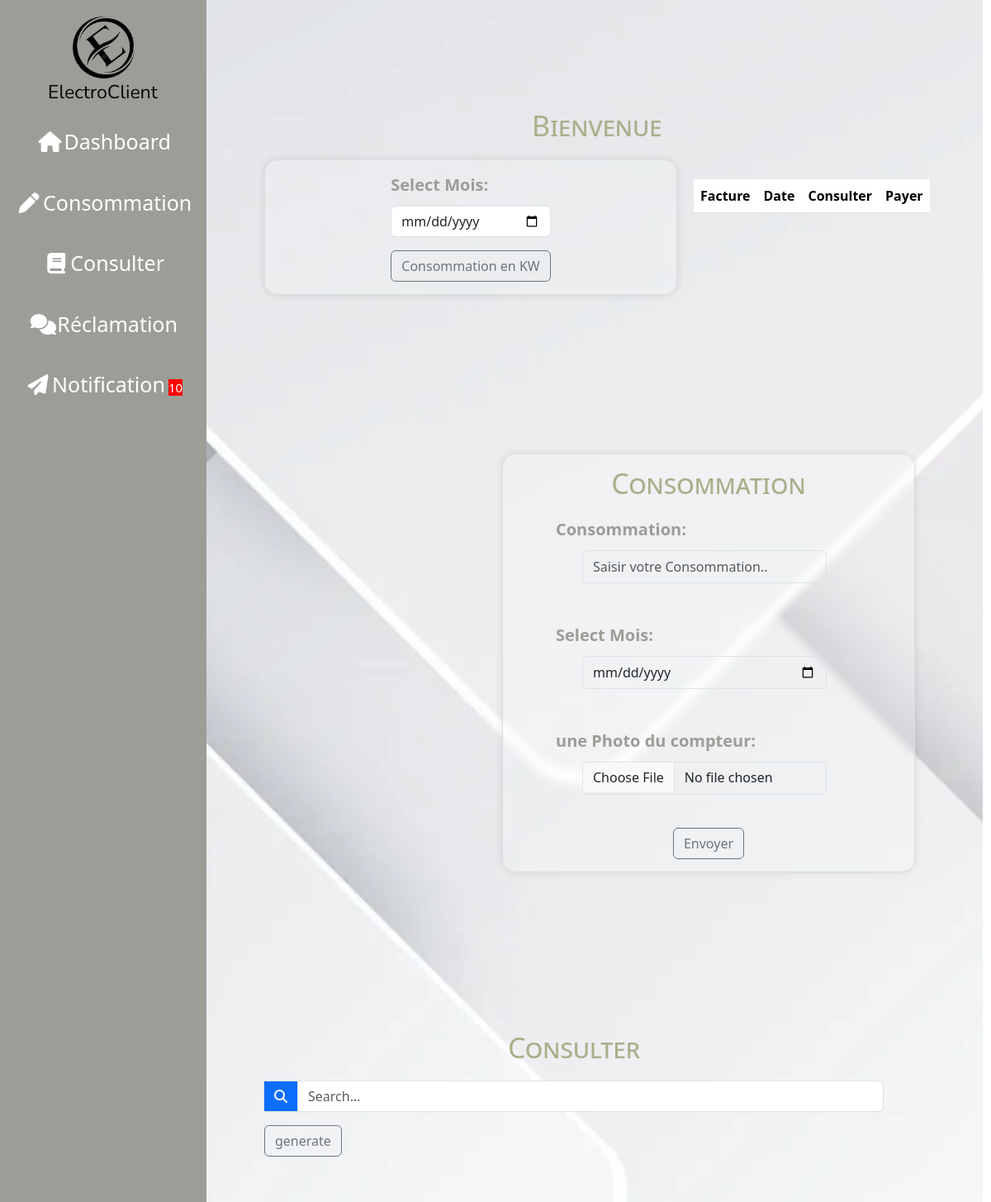
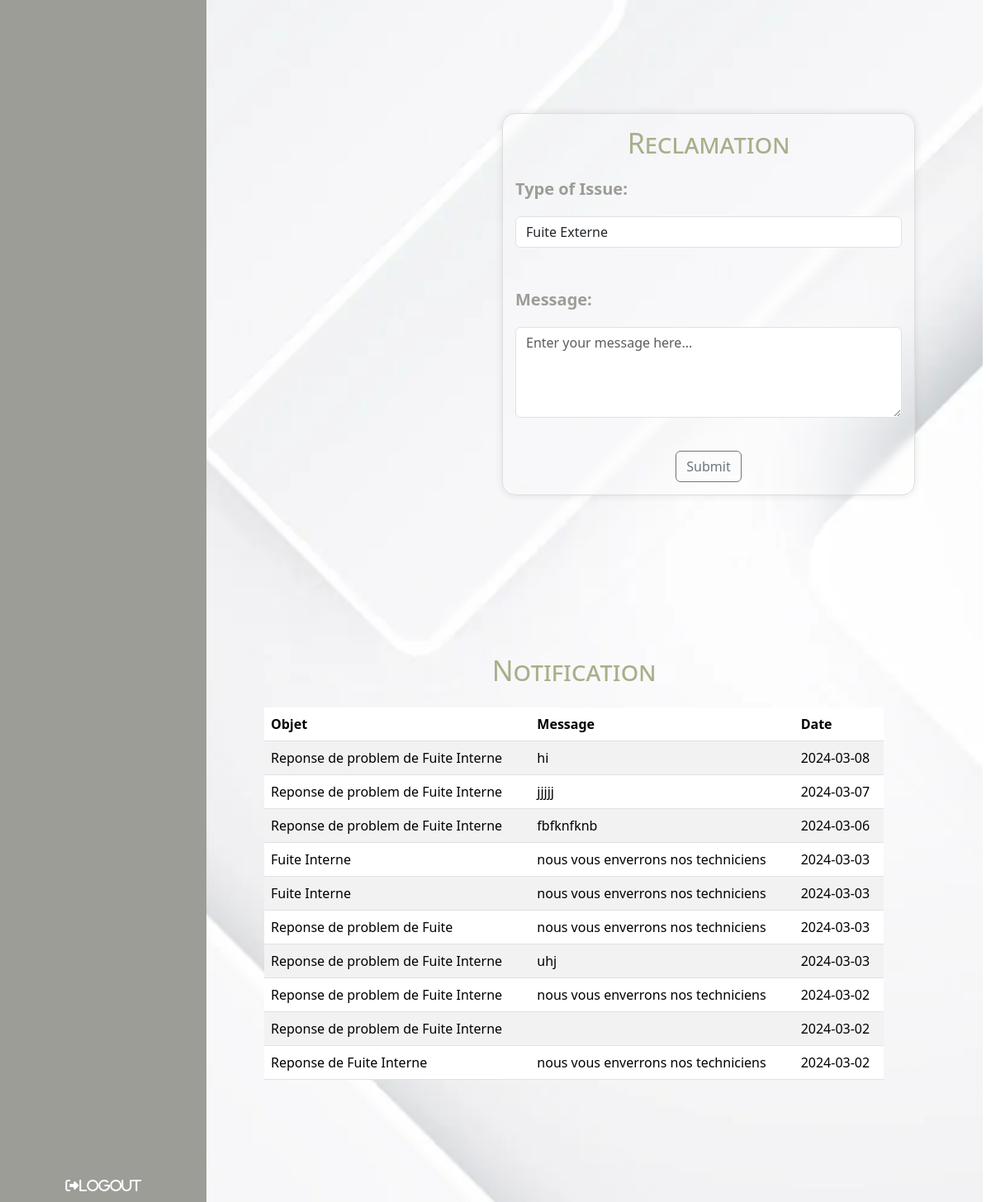
The app's page /clientdash.php?id=1 (signed in) with its own data (2 pictures, top to bottom).
### tables this page shows
CREATE TABLE `notification` (
  `id_no` int(11) NOT NULL,
  `id_client` int(11) NOT NULL,
  `objet` varchar(200) NOT NULL,
  `message` varchar(300) NOT NULL,
  `date_n` date NOT NULL
);

### clientdash.php (the view, shortened to what this page needs)
<!DOCTYPE html>
<html lang="en">
<head>
    <link rel="stylesheet" href="https://cdnjs.cloudflare.com/ajax/libs/font-awesome/6.5.1/css/all.min.css"
 />
    <link href="https://cdn.jsdelivr.net/npm/bootstrap@5.3.3/dist/css/bootstrap.min.css" rel="stylesheet"
>
</head>
<body>
    <?php
    $host = 'localhost';
    $dbname = 'gestionclfr';
    $username = 'root';
    $password = '';
    try {
        $conn = new PDO("mysql:host=$host;dbname=$dbname", $username, $password);
        $conn->setAttribute(PDO::ATTR_ERRMODE, PDO::ERRMODE_EXCEPTION);
        $id = $_SESSION["client_id"];
        ?>
        <div class="dashboard-container">
            <div class="buttons-container">
                <img src="img/Screenshot_2024-02-21_221710-removebg-preview (1).png" alt="//" width="160px">
                <button class="dashboard-button"><a href="#Dashboard"><i
                            class="fa-solid fa-house"></i>Dashboard</a></button>
                <button class="dashboard-button"><a href="#Saisir"><i class="fa-solid fa-pen"></i>Consommation </a></button>
                <button class="dashboard-button"><a href="#Consulter"><i class="fa-solid fa-book"></i>Consulter</a></button>
                <button class="dashboard-button"><a href="#Reclamation"><i
                            class="fa-solid fa-comments"></i>Réclamation</a></button>
                <button class="dashboard-button"><a href="#Notification"><i
                            class="fa-solid fa-paper-plane"></i></span>Notification</a>
                    <?php $stmt = $conn->query("SELECT * FROM notification where id_client = $id");
                    $rowCount = $stmt->rowCount();
                    echo '<span class="sp">' . $rowCount . '</span>';
                    ?><span>
                </button>
                <span class="logout-icon" onclick="logout()"><i class="fa-solid fa-right-from-bracket">Logout</i></span>
            </div>
            <main>
                <section id="Dashboard">
                    <div class="parent">
                        <div class="div1">
                            <h2>Bienvenue</h2>
                        </div>
                        <div class="div2">
                            <div class="conso-box1">
                                <form method="post" action="">
                                    <label for="consommationDateInput" width="400px">Select Mois:</label>
                                    <input type="date" id="consommationDate" name="consommationDate" required
                                        class="form-control">
                                    <button type="submit" name="submit"
                                        class="btn btn-outline-secondary mx-auto d-block mt-3">Consommation en KW</button>
                                </form>
                            </div>
                        </div>
                        <div class="div3">
                            <?php
                            echo '<table class=" table table-striped  mt-4" id="clientsTable">
        <thead>
            <tr>
                <th>Facture</th>
                <th>Date</th>
                <th>Consulter</th>
                <th>Payer</th>
            </tr>
        </thead>
        <tbody>';
                            echo '</tbody></table>';
                            ?>
                        </div>
                    </div>
                </section>
                <section id="Saisir">
                    <div class="conso-box">
                        <h2>Consommation</h2>
                        <form method="POST" enctype="multipart/form-data" action="form.php">
                            <label for="consommationNumberInput">Consommation:</label>
                            <input type="number" id="consommationNumberInput" name="consommation" step="any" min="0"
                                placeholder="Saisir votre Consommation.." required class="form-control " />
                            <br> <br>
                            <label for="consommationDateInput">Select Mois:</label>
                            <input type="date" id="consommationDate" name="consommationDate" required class="form-control">
                            <br> <br>
                            <label for="consommationFileInput">une Photo du compteur:</label>
                            <input type="file" id="consommationFileInput" name="consommationPicture" required
                                class="form-control" />
                            <br>
                            <button type="submit" class="btn btn-outline-secondary mx-auto d-block mt-3"
                                name="envoyer">Envoyer</button>
                        </form>
                    </div>
                </section>
                <section id="Consulter">
                    <h2>Consulter</h2>
                    <div class="input-group mb-3">
                        <span class="input-group-text bg-primary text-light"><i class="fas fa-search"></i></span>
                        <input type="text" class="form-control" id="search" placeholder="Search...">
                    </div>
                    <?php
                    echo '<form method="post" action="">
                    <button type="submit" name="telecharger" class="btn btn-outline-secondary">generate</button>
                  </form>';
                    ?>
                </section>
                <section id="Reclamation">
                    <div class="conso-box">
                        <h2>Reclamation</h2>
                        <form action="" method="post">
                            <label for="Type">Type of Issue:</label>
                            <select id="Type" name="Type" class="form-control mt-2">
                                <option value="Fuite Externe">Fuite Externe</option>
                            </select>
                            <br>
                            <br>
                            <label for="message">Message:</label>
                            <textarea id="message" name="message" rows="4" cols="50"
                                placeholder="Enter your message here..." class="form-control mt-2"></textarea>
                            <br>
                            <button type="submit" name="submit" class="btn btn-outline-secondary mx-auto d-block mt-3"
                                onclick="validateReclamation()">Submit</button>
                        </form>
                    </div>
                </section>
                <section id="Notification">
                    <h2>Notification</h2>
                    <?php
                    $stmt = $conn->query("SELECT * FROM NOTIFICATION where id_client=$id  ORDER BY date_n DESC ");
                    $clients = $stmt->fetchAll(PDO::FETCH_ASSOC);
                    echo '<table class=" table table-striped  mt-4" id="clientsTable">
                         <thead>
                             <tr>
                                 <th>Objet</th>
                                 <th>Message</th>
                                 <th>Date</th>
                             </tr>
                         </thead>
                         <tbody>';
                    foreach ($clients as $client) {
                        echo '<tr>';
                        echo '<td>' . $client['objet'] . '</td>';
                        echo '<td>' . $client['message'] . '</td>';
                        echo '<td>' . $client['date_n'] . '</td>';
                        echo '</tr>';
                    }
                    echo '</tbody></table>';
    } catch (PDOException $e) {
        echo 'Connection failed: ' . $e->getMessage();
    }
    ?>
            </section>
        </main>
    </div>
</body>
</html>

### clientdash.php (style rules this page uses)
body { display: flex; flex-direction: column; align-items: center; height: 100vh; margin: 0; overflow: hidden; }
.conso-box { display: flex; flex-direction: column; width: 500px; padding: 15px; background: rgba(255, 255, 255, 0.2); border-radius: 16px; box-shadow: 0 4px 30px rgba(0, 0, 0, 0.1); backdrop-filter: blur(5px); -webkit-backdrop-filter: blur(5px); border: 1px solid rgba(255, 255, 255, 0.3); border: 1px solid #ddd; align-items: center; justify-content: center; box-shadow: 0px 0px 10px rgba(0, 0, 0, 0.1); margin-left: 18rem; }
.conso-box1 { display: flex; flex-direction: column; width: 500px; padding: 15px; background: rgba(255, 255, 255, 0.2); border-radius: 16px; box-shadow: 0 4px 30px rgba(0, 0, 0, 0.1); backdrop-filter: blur(5px); -webkit-backdrop-filter: blur(5px); border: 1px solid rgba(255, 255, 255, 0.3); border: 1px solid #ddd; align-items: center; justify-content: center; box-shadow: 0px 0px 10px rgba(0, 0, 0, 0.1); }
h2 { color: #A8AF8A; text-align: center; margin-bottom: 20px; font-size: 34px; font-variant: small-caps; }
section { margin-bottom: 2rem; padding: 80px 100px; margin-top: 2rem; }
.conso-box input { width: 80%; background: transparent; height: 40px; margin-left: 2rem; }
label { font-size: 20px; font-weight: bold; margin-bottom: 10px; color: #9c9d97; width: 80%; }
.dashboard-container { display: flex; flex-direction: column; align-items: flex-start; width: 100%; height: 100%; }
.buttons-container { top: 0; display: flex; flex-direction: column; align-items: flex-start; align-items: center; justify-content: center; justify-content: flex-start; background-color: #9c9d97; height: 100%; padding: 10px; box-sizing: border-box; position: fixed; }
.dashboard-button { margin-bottom: 20px; padding: 8px; background-color: #9c9d97; color: white; border: none; width: 100%; cursor: pointer; text-decoration: none; top: 0; left: 0; align-items: center; }
a { font-size: 25px; text-decoration: none; color: white; }
main { background-image: url("img/5594016-e1656071131636.webp"); background-position: center; background-size: cover; margin-left: 200px; width: calc(100% - 210px); padding: 20px; box-sizing: border-box; }
.logout-icon { position: absolute; bottom: 0; left: 0; width: 100%; padding: 8px; background-color: #9c9d97; color: white; border: none; cursor: pointer; text-align: center; }
button i { width: 34px; }
.sp { color: white; width: 40px; font-size: 15px; background-color: RED; }
.parent { display: grid; grid-template-columns: repeat(2, 1fr); grid-column-gap: 20px; grid-row-gap: 0px; }
.div1 { grid-area: 1 / 1 / 2 / 3; }
.div2 { grid-area: 2 / 1 / 3 / 2; }
.div3 { grid-area: 2 / 2 / 3 / 3; }

### records on screen
notification: objet "Reponse de problem de Fuite Interne", message "hi", date_n "2024-03-08"
notification: objet "Reponse de problem de Fuite Interne", message "jjjjj", date_n "2024-03-07"
notification: objet "Reponse de problem de Fuite Interne", message "fbfknfknb", date_n "2024-03-06"
notification: objet "Fuite Interne", message "nous vous enverrons nos techniciens", date_n "2024-03-03"
notification: objet "Fuite Interne", message "nous vous enverrons nos techniciens", date_n "2024-03-03"
notification: objet "Reponse de problem de Fuite", message "nous vous enverrons nos techniciens", date_n "2024-03-03"
notification: objet "Reponse de problem de Fuite Interne", message "uhj", date_n "2024-03-03"
notification: objet "Reponse de problem de Fuite Interne", message "nous vous enverrons nos techniciens", date_n "2024-03-02"
notification: objet "Reponse de problem de Fuite Interne", date_n "2024-03-02"
notification: objet "Reponse de Fuite Interne", message "nous vous enverrons nos techniciens", date_n "2024-03-02"

### other values on screen
$rowCount "10"
